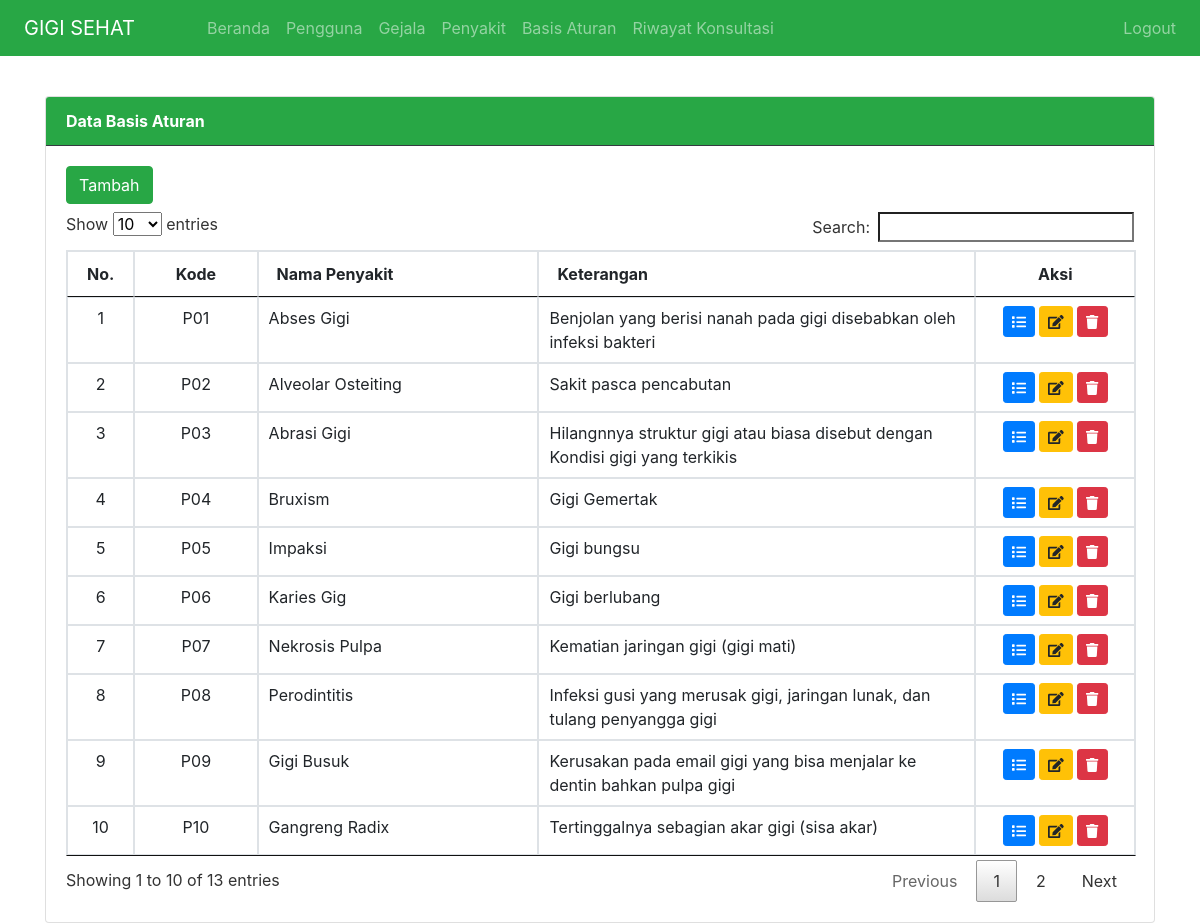
The app's page /index.php?page=basis_aturan (signed in) with its own data.
### tables this page shows
CREATE TABLE `basis_aturan` (
  `idaturan` int NOT NULL,
  `idpenyakit` int DEFAULT NULL
);

CREATE TABLE `penyakit` (
  `idpenyakit` int NOT NULL,
  `kode_penyakit` varchar(3) NOT NULL,
  `nmpenyakit` varchar(50) DEFAULT NULL,
  `keterangan` text,
  `solusi` text
);

### views/basis_aturan/basis_aturan.php (the view, shortened to what this page needs)
<!DOCTYPE html>
<html lang="en">
<head>
</head>
<body>
    <div class="card">
        <div class="card-header bg-success text-white border-dark"><strong>Data Basis Aturan</strong></div>
        <div class="card-body">
            <a class="btn btn-success mb-2" href="?page=basis_aturan&action=tambah">Tambah</a>
            <table class="table table-bordered" id="myTable">
                <thead>
                    <tr>
                        <th width="30px" class="text-center">No. </th>
                        <th width="100px" class="text-center">Kode </th>
                        <th width="300px">Nama Penyakit</th>
                        <th width="500px">Keterangan </th>
                        <th width="150px" class="text-center">Aksi</th>
                    </tr>
                </thead>
                <tbody>
                    <?php
                    $no = 1;
                    $sql = "SELECT * FROM basis_aturan INNER JOIN penyakit ON basis_aturan.idpenyakit=penyakit.idpenyakit  ORDER BY kode_penyakit ASC";
                    $result = $koneksi->query($sql);
                    while ($row = $result->fetch_assoc()) {
                ?>
                        <tr>
                            <td class="text-center"><?php echo $no++; ?></td>
                            <td class="text-center"><?php echo $row['kode_penyakit']; ?></td>
                            <td><?php echo $row['nmpenyakit']; ?></td>
                            <td><?php echo $row['keterangan']; ?></td>
                            <td class="text-center">
                                <a class="btn btn-primary btn-sm" href="?page=basis_aturan&action=detail&id=<?php echo $row['idaturan']; ?>">
                                    <i class="fas fa-list"></i>
                                </a>
                                <a class="btn btn-warning btn-sm" href="?page=basis_aturan&action=update&id=<?php echo $row['idaturan']; ?>">
                                    <i class="fas fa-edit"></i>
                                </a>
                                <a onclick="return confirm('Yakin menghapus data ini ?')" class="btn btn-danger btn-sm" href="?page=basis_aturan&action=hapus&id=<?php echo $row['idaturan']; ?>">
                                    <i class="fas fa-trash"></i>
                                </a>
                            </td>
                        </tr>
                    <?php
                    }
                    ?>
                </tbody>
            </table>
        </div>
    </div>
</body>
</html>

### assets/css/all.css (style rules this page uses)
.fa-edit:before { content:"\f044" }
.fa-list:before { content:"\f03a" }
.fa-trash:before { content:"\f1f8" }

### records on screen
basis_aturan: idpenyakit.kode_penyakit "P01", idpenyakit.nmpenyakit "Abses Gigi", idpenyakit.keterangan "Benjolan yang berisi nanah pada gigi disebabkan oleh infeksi bakteri"
basis_aturan: idpenyakit.kode_penyakit "P02", idpenyakit.nmpenyakit "Alveolar Osteiting", idpenyakit.keterangan "Sakit pasca pencabutan"
basis_aturan: idpenyakit.kode_penyakit "P03", idpenyakit.nmpenyakit "Abrasi Gigi", idpenyakit.keterangan "Hilangnnya struktur gigi atau biasa disebut dengan Kondisi gigi yang terkikis"
basis_aturan: idpenyakit.kode_penyakit "P04", idpenyakit.nmpenyakit "Bruxism", idpenyakit.keterangan "Gigi Gemertak"
basis_aturan: idpenyakit.kode_penyakit "P05", idpenyakit.nmpenyakit "Impaksi", idpenyakit.keterangan "Gigi bungsu"
basis_aturan: idpenyakit.kode_penyakit "P06", idpenyakit.nmpenyakit "Karies Gig", idpenyakit.keterangan "Gigi berlubang"
basis_aturan: idpenyakit.kode_penyakit "P07", idpenyakit.nmpenyakit "Nekrosis Pulpa", idpenyakit.keterangan "Kematian jaringan gigi (gigi mati)"
basis_aturan: idpenyakit.kode_penyakit "P08", idpenyakit.nmpenyakit "Perodintitis", idpenyakit.keterangan "Infeksi gusi yang merusak gigi, jaringan lunak, dan tulang penyangga gigi"
basis_aturan: idpenyakit.kode_penyakit "P09", idpenyakit.nmpenyakit "Gigi Busuk", idpenyakit.keterangan "Kerusakan pada email gigi yang bisa menjalar ke dentin bahkan pulpa gigi"
basis_aturan: idpenyakit.kode_penyakit "P10", idpenyakit.nmpenyakit "Gangreng Radix", idpenyakit.keterangan "Tertinggalnya sebagian akar gigi (sisa akar)"
